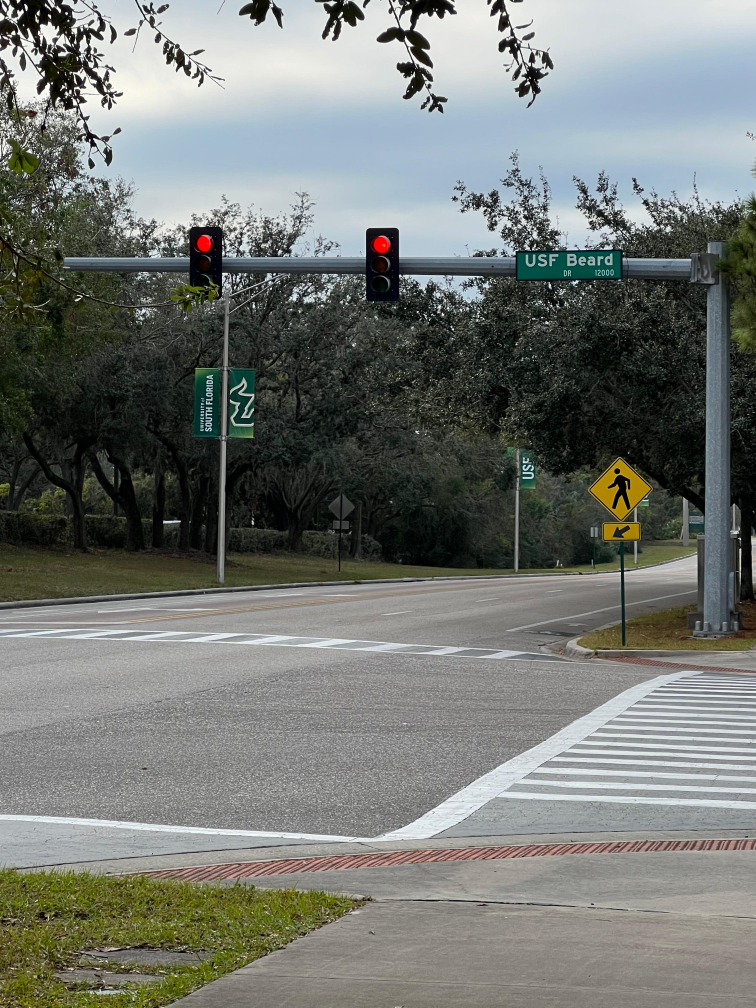
#> input picture Computer Vision/Images/18.jpeg, 3024 x 4032 px, found by its file name (shown at 1/4 size)
$ python finalproject.py
#> lines starting #> are read from the running program, lines starting #| are printed output that depends on the picture; after the words box and inside, x2 and y2 are one past the last pixel; in counts of white or black regions, pixels touching at a corner belong together
import cv2
import numpy as np
from scipy.spatial import distance

# Define HSV ranges for detecting traffic light colors
color_ranges = {
    "Red": [(0, 59, 237), (10, 255, 255)],          # First red range (lower red hues)
    "Red_Alt": [(160, 59, 237), (180, 255, 255)],  # Second red range (upper red hues)
    "Yellow": [(15, 150, 200), (40, 255, 255)],    # Narrowed yellow range for traffic lights
    "Green": [(41, 187, 227), (109, 255, 255)]     # Green range
}

# Function to detect traffic lights in an image
def detect_traffic_lights(image):
    hsv = cv2.cvtColor(image, cv2.COLOR_BGR2HSV)  # Convert the image to HSV color space
    detected_lights = []  # List to store detected traffic light data

    # Dictionary to store masks for debugging
    masks = {}
    # List to store raw detections
    detections = []

    # Loop through the defined color ranges to detect each color
    for color_name, (lower, upper) in color_ranges.items():
        # Create a binary mask for the current color
        mask = cv2.inRange(hsv, np.array(lower), np.array(upper))

        # Apply morphological operations to remove noise
        kernel = cv2.getStructuringElement(cv2.MORPH_ELLIPSE, (5, 5))
        mask = cv2.morphologyEx(mask, cv2.MORPH_CLOSE, kernel)

        # Save the mask for debugging purposes
        masks[color_name] = mask

        # Find contours in the mask
        contours, _ = cv2.findContours(mask, cv2.RETR_EXTERNAL, cv2.CHAIN_APPROX_SIMPLE)

        # Minimum area threshold (percentage of image size) to filter small noise
        min_area = 0.00005 * (image.shape[0] * image.shape[1])  # 0.005% of image size

        # Process each contour
        for contour in contours:
            if cv2.contourArea(contour) > min_area:  # Ignore small contours
                # Get the minimum enclosing circle for the contour
                (x, y), radius = cv2.minEnclosingCircle(contour)
                center = (int(x), int(y))  # Center of the circle
                radius = int(radius)  # Radius of the circle

                # Filter based on reasonable radius range for traffic lights
                if 4 < radius < 25:
                    # Save the detection as a dictionary with color, center, and radius
                    detections.append({"color": color_name, "center": center, "radius": radius})

    # Resolve conflicts where multiple colors are detected in the same region
    resolved_detections = resolve_color_conflicts(detections)

    # Draw the results on the image
    for det in resolved_detections:
        color = det["color"]
        center = det["center"]
        radius = det["radius"]

        # Draw a circle around the detected light
        cv2.circle(image, center, radius, (0, 255, 0), 2)
        # Label the detected light with its color
        cv2.putText(image, f"{color} Light", (center[0] - 30, center[1] - radius - 10),
                    cv2.FONT_HERSHEY_SIMPLEX, 0.5, (0, 255, 0), 2)
        detected_lights.append(det)

    return image, masks, detected_lights

# Function to resolve color conflicts (e.g., overlapping detections)
def resolve_color_conflicts(detections):
    min_distance = 30  # Minimum distance to consider lights as overlapping
    resolved = []  # List to store resolved detections

    while detections:
        # Take the first detection
        current = detections.pop(0)
        center1 = current["center"]

        # Check for overlapping detections
        overlapping = []
        for det in detections:
            center2 = det["center"]
            # If two detections are close, consider them overlapping
            if distance.euclidean(center1, center2) < min_distance:
                overlapping.append(det)

        # If overlaps exist, keep the detection with the largest radius
        if overlapping:
            overlapping.append(current)  # Include the current detection
            dominant = max(overlapping, key=lambda x: x["radius"])  # Choose the largest
            resolved.append(dominant)

            # Remove overlapping detections from the list
            detections = [d for d in detections if d not in overlapping]
        else:
            resolved.append(current)  # No overlap, keep the current detection

    return resolved

# Load the test image
image_path = "/Users/gui/Desktop/Python/lights/18.jpeg"  # Path to the image
image = cv2.imread(image_path)  # Read the image
#> image is the input picture: shape (4032, 3024, 3); mean B, G, R 114.7, 119.4, 115.7

if image is None:
    print("Error: Unable to load image.")
    exit()

# Resize the image for better processing if it's too large
image = cv2.resize(image, (800, 800)) if max(image.shape[:2]) > 800 else image
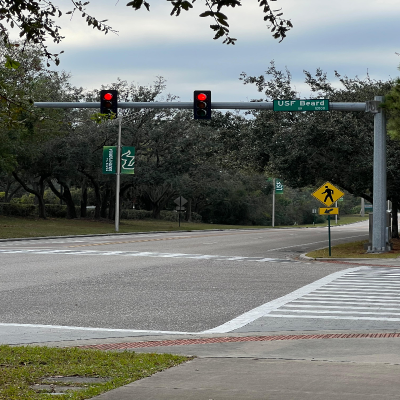
#> image: shape (800, 800, 3) (shown at 1/2 size); mean B, G, R 114.7, 119.3, 115.6

# Detect traffic lights in the image
processed_image, masks, lights = detect_traffic_lights(image)
#> the loop in detect_traffic_lights, `for color_name, (lower, upper) in color_ranges.items():` made 4 passes
#> contours on pass 3: 7 contours, all with area under 20
#> pass 1, in detect_traffic_lights, `mask = cv2.inRange(hsv, np.array(lower), np.array(upper))`:
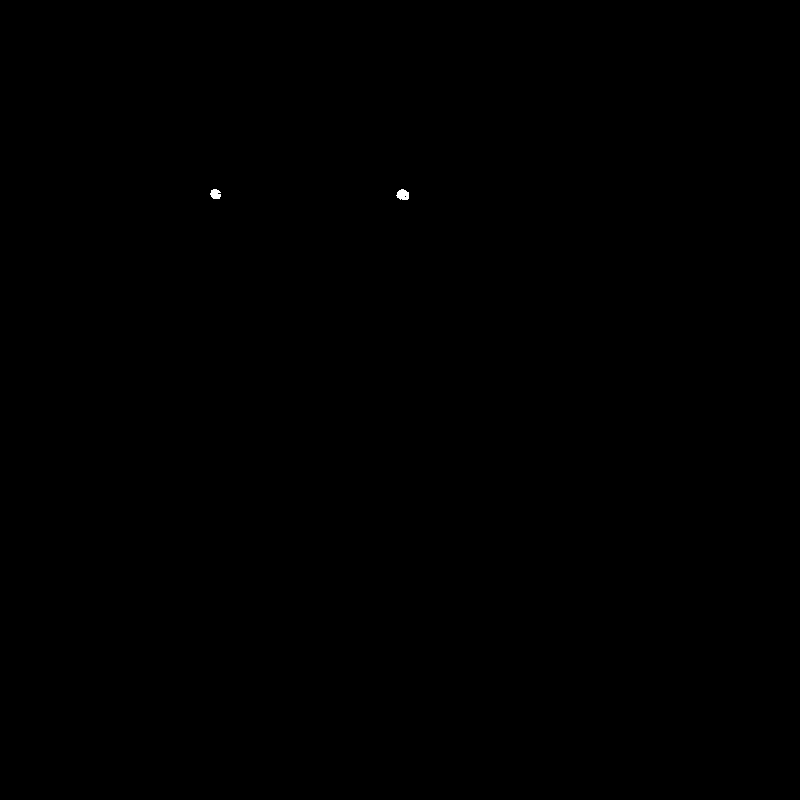
#> mask: shape (800, 800); 0.03% white; 2 white regions, box (x1, y1, x2, y2) and area: (396, 189, 409, 200) 108, (210, 189, 221, 199) 85
#> after the loop in detect_traffic_lights, `for color_name, (lower, upper) in color_ranges.items():`: detections = 2 items; masks = 4 items
#> the loop in resolve_color_conflicts, `while detections:` made 2 passes
#> current on passes 1 to 2: {'color': 'Red', 'center': (402, 195), 'radius': 6}, {'color': 'Red', 'center': (215, 194), 'radius': 5}
#> after the loop in resolve_color_conflicts, `while detections:`: detections = []; resolved = 2 items
#> the loop in detect_traffic_lights, `for det in resolved_detections:` made 2 passes
#> after the loop in detect_traffic_lights, `for det in resolved_detections:`:
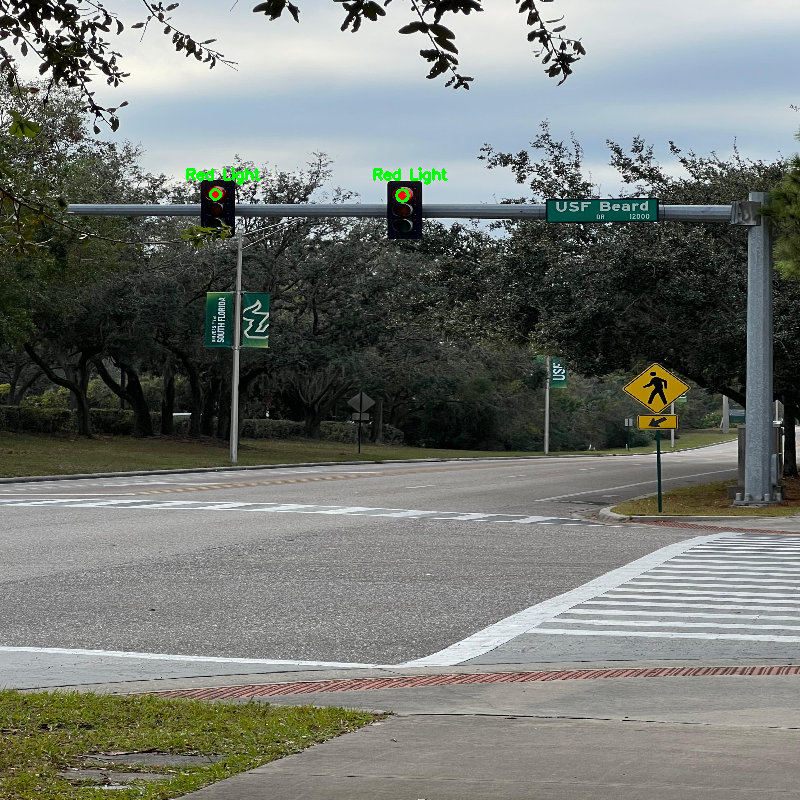
#> image: shape (800, 800, 3); 0.2% of pixels changed, all inside (x1, y1, x2, y2) = (186, 167, 448, 203)
#> masks = 4 items; lights = 2 items

# Display masks for debugging
for color_name, mask in masks.items():
    cv2.imshow(f"{color_name} Mask", mask)  # Show the mask for each color
#> this loop made 4 passes
#> color_name on passes 1 to 4: 'Red', 'Red_Alt', 'Yellow', 'Green'

# Display the final result with detections
# Display the final result with detections in full screen
cv2.namedWindow("Traffic Light Detection", cv2.WND_PROP_FULLSCREEN)  # Create a window
cv2.setWindowProperty("Traffic Light Detection", cv2.WND_PROP_FULLSCREEN, cv2.WINDOW_FULLSCREEN)  # Set to full screen
cv2.imshow("Traffic Light Detection", processed_image)  # Show the image
cv2.waitKey(0)  # Wait for a key press to close the windows
cv2.destroyAllWindows()  # Close all OpenCV windows


# Print details of detected traffic lights
print("Detected Traffic Lights:")
for light in lights:
    print(f"Color: {light['color']}, Center: {light['center']}, Radius: {light['radius']}")
#> this loop made 2 passes
#> (printed output is left out)

$ run again, with Computer Vision/Images/10.jpeg copied over Computer Vision/Images/18.jpeg
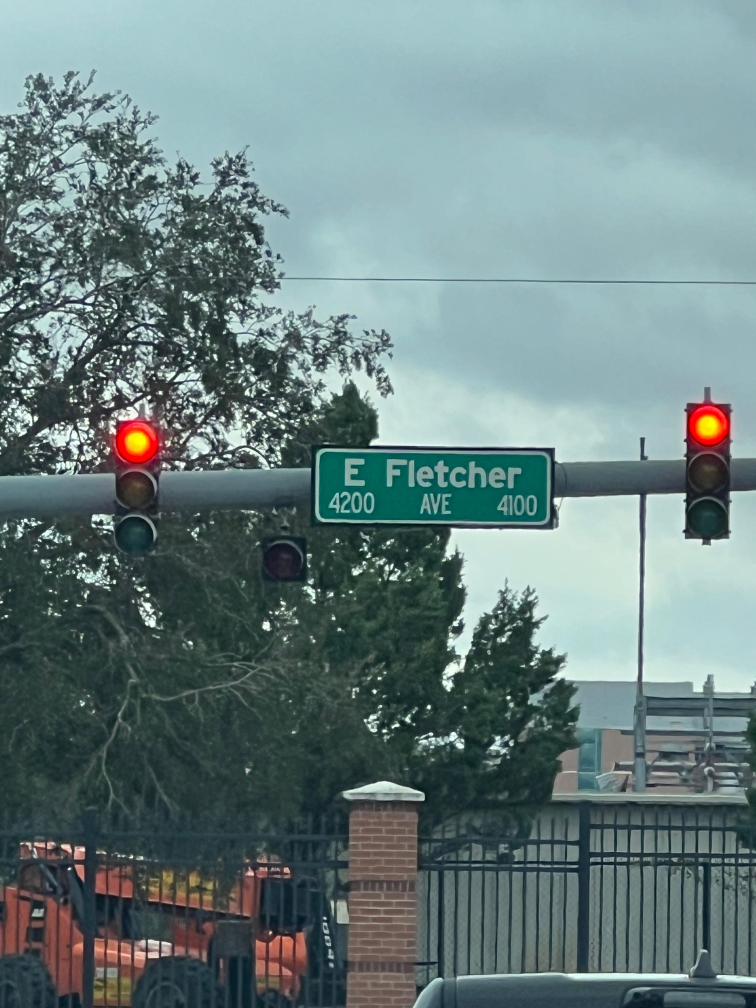
#> input picture Computer Vision/Images/10.jpeg, 3024 x 4032 px, found by its file name (shown at 1/4 size)
#> image is the input picture: shape (4032, 3024, 3); mean B, G, R 128.3, 128.4, 106.9
#> `image = cv2.resize(image, (800, 800)) if max(image.shape[:2]) > 800 el..`:
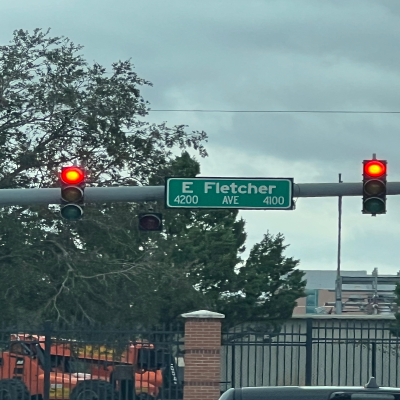
#> image: shape (800, 800, 3) (shown at 1/2 size); mean B, G, R 128.2, 128.3, 106.8
#> hsv: shape (800, 800, 3); mean H, S, V 87.1, 64, 132.6
#> after the loop in detect_traffic_lights, `for color_name, (lower, upper) in color_ranges.items():`: detections = 6 items; masks = 4 items
#> the loop in resolve_color_conflicts, `while detections:` made 2 passes
#> dominant on passes 1 to 2: {'color': 'Red', 'center': (145, 351), 'radius': 20}, {'color': 'Red', 'center': (749, 336), 'radius': 19}
#> after the loop in resolve_color_conflicts, `while detections:`: detections = []; resolved = 2 items
#> the loop in detect_traffic_lights, `for det in resolved_detections:` made 2 passes
#> after the loop in detect_traffic_lights, `for det in resolved_detections:`:
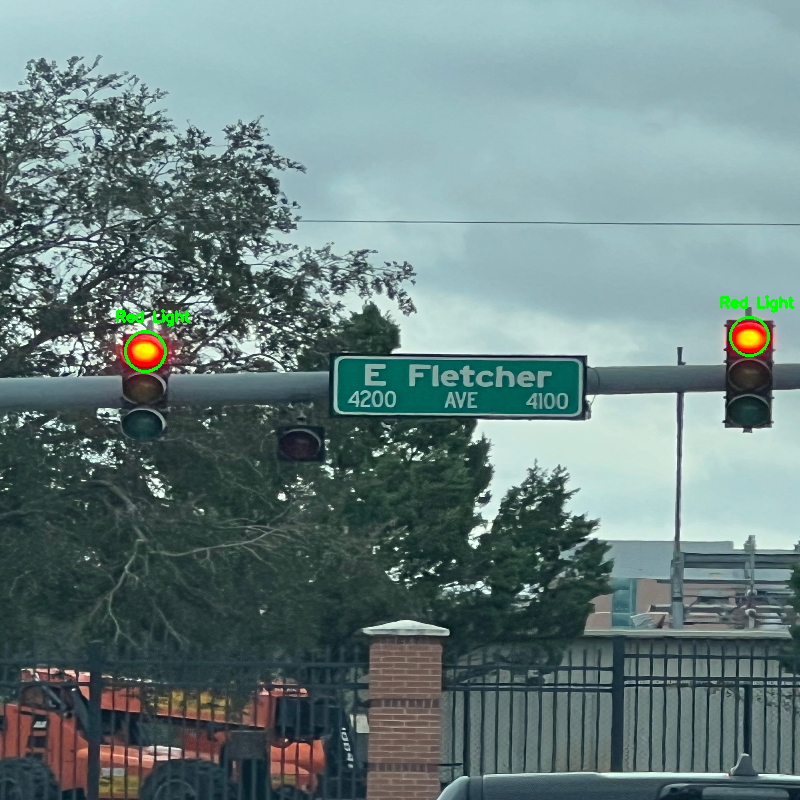
#> image: shape (800, 800, 3); 0.28% of pixels changed, all inside (x1, y1, x2, y2) = (116, 295, 795, 373)
#> `processed_image, masks, lights = detect_traffic_lights(image)`: masks = 4 items; lights = 2 items
#> the loop `for color_name, mask in masks.items():` made 4 passes
#> color_name on passes 1 to 4: 'Red', 'Red_Alt', 'Yellow', 'Green'
#> the loop `for light in lights:` made 2 passes
#> (printed output is left out)

$ run again, with Computer Vision/Images/11.jpeg copied over Computer Vision/Images/18.jpeg
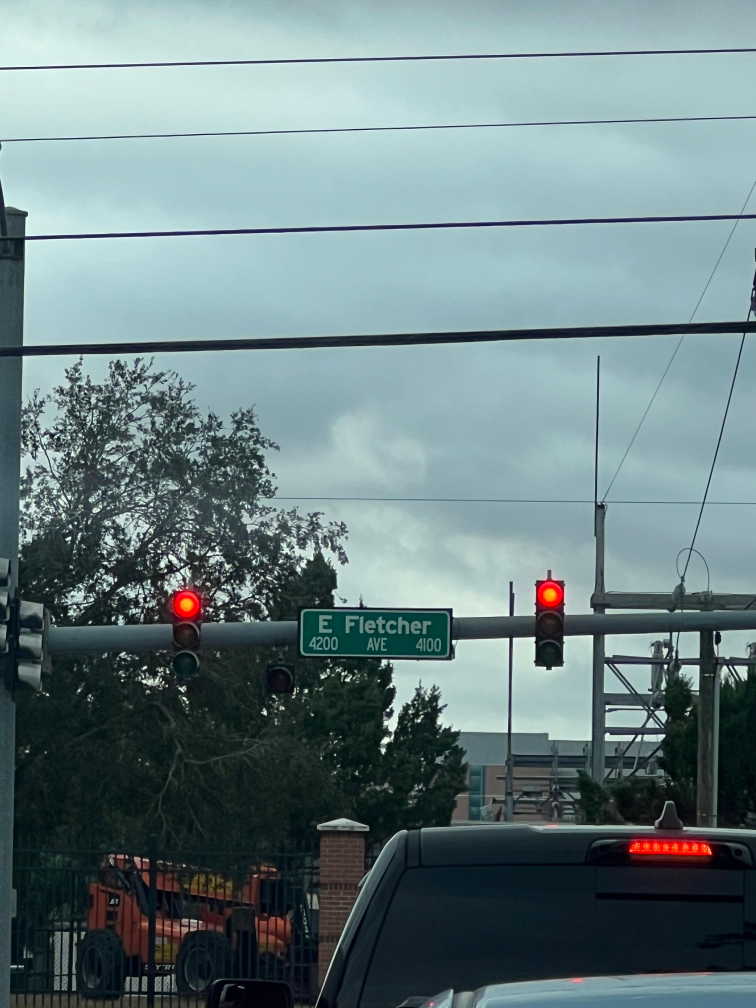
#> input picture Computer Vision/Images/11.jpeg, 3024 x 4032 px, found by its file name (shown at 1/4 size)
#> image is the input picture: shape (4032, 3024, 3); mean B, G, R 130.8, 128.4, 107.3
#> `image = cv2.resize(image, (800, 800)) if max(image.shape[:2]) > 800 el..`:
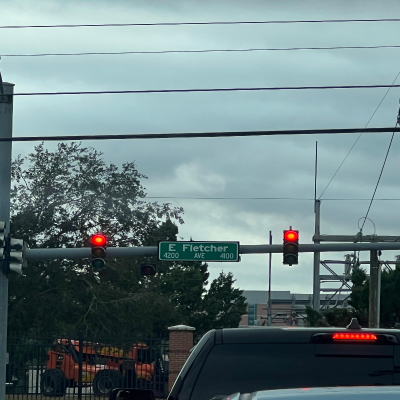
#> image: shape (800, 800, 3) (shown at 1/2 size); mean B, G, R 130.8, 128.3, 107.3
#> hsv: shape (800, 800, 3); mean H, S, V 91.6, 75.4, 133
#> after the loop in detect_traffic_lights, `for color_name, (lower, upper) in color_ranges.items():`: detections = 6 items; masks = 4 items
#> the loop in resolve_color_conflicts, `while detections:` made 2 passes
#> (current, dominant) on passes 1 to 2: ({'color': 'Red', 'center': (196, 479), 'radius': 11}, {'color': 'Red_Alt', 'center': (197, 477), 'radius': 12}), ({'color': 'Red', 'center': (581, 475), 'radius': 11}, {'color': 'Red_Alt', 'center': (583, 470), 'radius': 13})
#> after the loop in resolve_color_conflicts, `while detections:`: detections = []; resolved = 2 items
#> the loop in detect_traffic_lights, `for det in resolved_detections:` made 2 passes
#> (color, center, radius) on passes 1 to 2: ('Red_Alt', (197, 477), 12), ('Red_Alt', (583, 470), 13)
#> after the loop in detect_traffic_lights, `for det in resolved_detections:`:
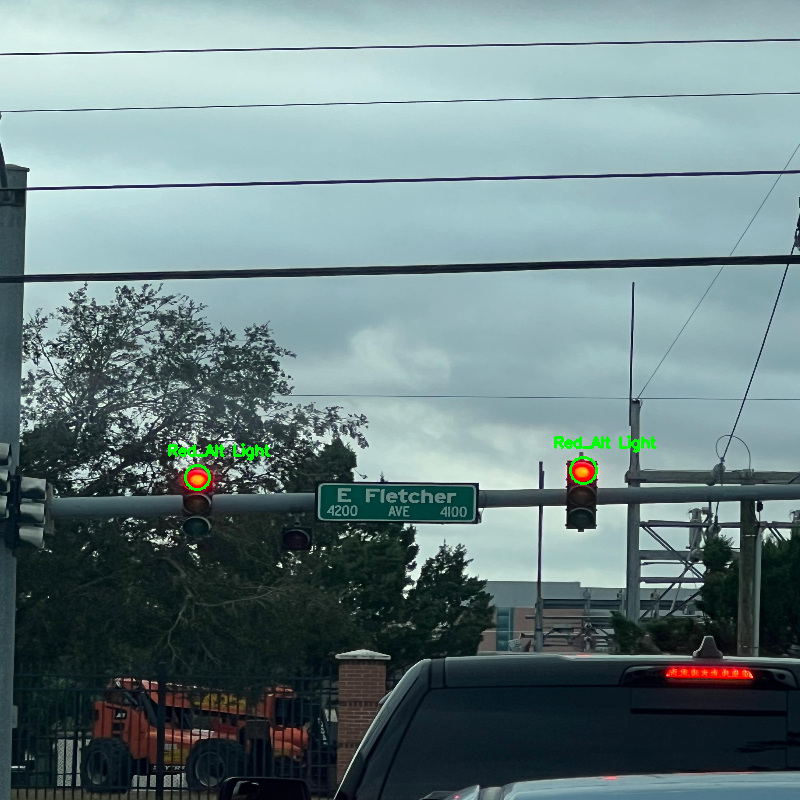
#> image: shape (800, 800, 3); 0.29% of pixels changed, all inside (x1, y1, x2, y2) = (168, 435, 657, 491)
#> `processed_image, masks, lights = detect_traffic_lights(image)`: masks = 4 items; lights = 2 items
#> the loop `for color_name, mask in masks.items():` made 4 passes
#> color_name on passes 1 to 4: 'Red', 'Red_Alt', 'Yellow', 'Green'
#> the loop `for light in lights:` made 2 passes
#> (printed output is left out)
